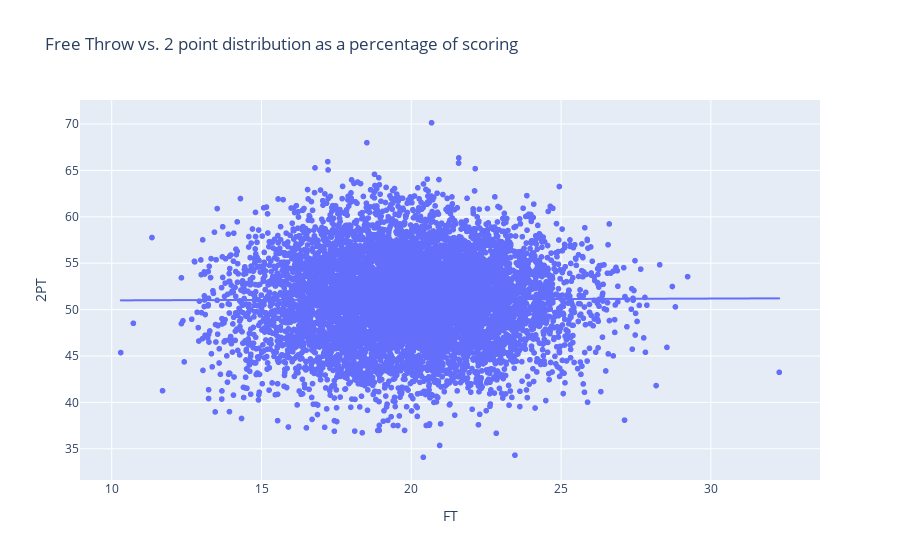

Notebook cell for this chart:
### Code cell
fig = px.scatter(
dist,
x='FT',
y='2PT',
hover_name='Team/Year',
title='Free Throw vs. 2 point distribution as a percentage of scoring',
trendline='ols'
)
fig.show()

### Figure 1 — Plotly figure (JSON) as saved in the notebook; plotly's stock layout.template omitted (floating-point values rounded to 4 significant figures; data arrays with more than 128 entries replaced by an {"elided": "..."} marker saying what was removed)
{"data": [{"hovertemplate": "<b>%{hovertext}</b><br><br>FT=%{x}<br>2PT=%{y}<extra></extra>", "hovertext": {"elided": "8304 str values"}, "legendgroup": "", "marker": {"color": "#636efa", "symbol": "circle"}, "mode": "markers", "name": "", "showlegend": false, "type": "scattergl", "x": {"elided": "8304 float values"}, "xaxis": "x", "y": {"elided": "8304 float values"}, "yaxis": "y"}, {"hovertemplate": "<b>OLS trendline</b><br>2PT = 0.00977268 * FT + 50.8992<br>R<sup>2</sup>=0.000031<br><br>FT=%{x}<br>2PT=%{y} <b>(trend)</b><extra></extra>", "legendgroup": "", "marker": {"color": "#636efa", "symbol": "circle"}, "mode": "lines", "name": "", "showlegend": false, "type": "scattergl", "x": {"elided": "8304 float values"}, "xaxis": "x", "y": {"elided": "8304 float values"}, "yaxis": "y"}], "layout": {"legend": {"tracegroupgap": 0}, "title": {"text": "Free Throw vs. 2 point distribution as a percentage of scoring"}, "xaxis": {"anchor": "y", "domain": [0, 1], "title": {"text": "FT"}}, "yaxis": {"anchor": "x", "domain": [0, 1], "title": {"text": "2PT"}}}}
